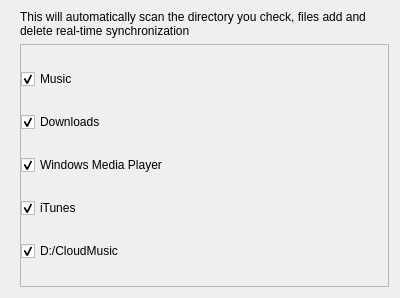
<?xml version="1.0" encoding="UTF-8"?>
<ui version="4.0">
 <class>MuSelectLocalMusicWidgetUI</class>
 <widget class="QWidget" name="MuSelectLocalMusicWidgetUI">
  <property name="geometry">
   <rect>
    <x>0</x>
    <y>0</y>
    <width>400</width>
    <height>298</height>
   </rect>
  </property>
  <property name="windowTitle">
   <string>Form</string>
  </property>
  <layout class="QVBoxLayout" name="verticalLayout">
   <property name="leftMargin">
    <number>20</number>
   </property>
   <property name="topMargin">
    <number>10</number>
   </property>
   <item>
    <widget class="QLabel" name="snmwTitleLb">
     <property name="maximumSize">
      <size>
       <width>16777215</width>
       <height>35</height>
      </size>
     </property>
     <property name="text">
      <string>This will automatically scan the directory you check, files add and delete real-time synchronization</string>
     </property>
     <property name="wordWrap">
      <bool>true</bool>
     </property>
    </widget>
   </item>
   <item>
    <spacer name="verticalSpacer">
     <property name="orientation">
      <enum>Qt::Vertical</enum>
     </property>
     <property name="sizeType">
      <enum>QSizePolicy::Fixed</enum>
     </property>
     <property name="sizeHint" stdset="0">
      <size>
       <width>20</width>
       <height>0</height>
      </size>
     </property>
    </spacer>
   </item>
   <item>
    <widget class="QScrollArea" name="snmScrollArea">
     <property name="styleSheet">
      <string notr="true"/>
     </property>
     <property name="widgetResizable">
      <bool>true</bool>
     </property>
     <widget class="QWidget" name="scrollAreaWidgetContents">
      <property name="geometry">
       <rect>
        <x>0</x>
        <y>0</y>
        <width>369</width>
        <height>239</height>
       </rect>
      </property>
      <layout class="QVBoxLayout" name="scrollVerticalLayout">
       <property name="spacing">
        <number>8</number>
       </property>
       <property name="leftMargin">
        <number>0</number>
       </property>
       <item>
        <widget class="QCheckBox" name="snmwMyMusicCb">
         <property name="text">
          <string>Music</string>
         </property>
         <property name="checked">
          <bool>true</bool>
         </property>
        </widget>
       </item>
       <item>
        <widget class="QCheckBox" name="snmwDownloadCb">
         <property name="text">
          <string>Downloads</string>
         </property>
         <property name="checked">
          <bool>true</bool>
         </property>
        </widget>
       </item>
       <item>
        <widget class="QCheckBox" name="snmwWMPCb">
         <property name="styleSheet">
          <string notr="true"/>
         </property>
         <property name="text">
          <string>Windows Media Player</string>
         </property>
         <property name="checked">
          <bool>true</bool>
         </property>
        </widget>
       </item>
       <item>
        <widget class="QCheckBox" name="snmwiTunesCb">
         <property name="styleSheet">
          <string notr="true"/>
         </property>
         <property name="text">
          <string>iTunes</string>
         </property>
         <property name="checked">
          <bool>true</bool>
         </property>
        </widget>
       </item>
       <item>
        <widget class="QCheckBox" name="snmwPathCb">
         <property name="text">
          <string>D:/CloudMusic</string>
         </property>
         <property name="checked">
          <bool>true</bool>
         </property>
        </widget>
       </item>
      </layout>
     </widget>
    </widget>
   </item>
  </layout>
 </widget>
 <resources/>
 <connections/>
</ui>
